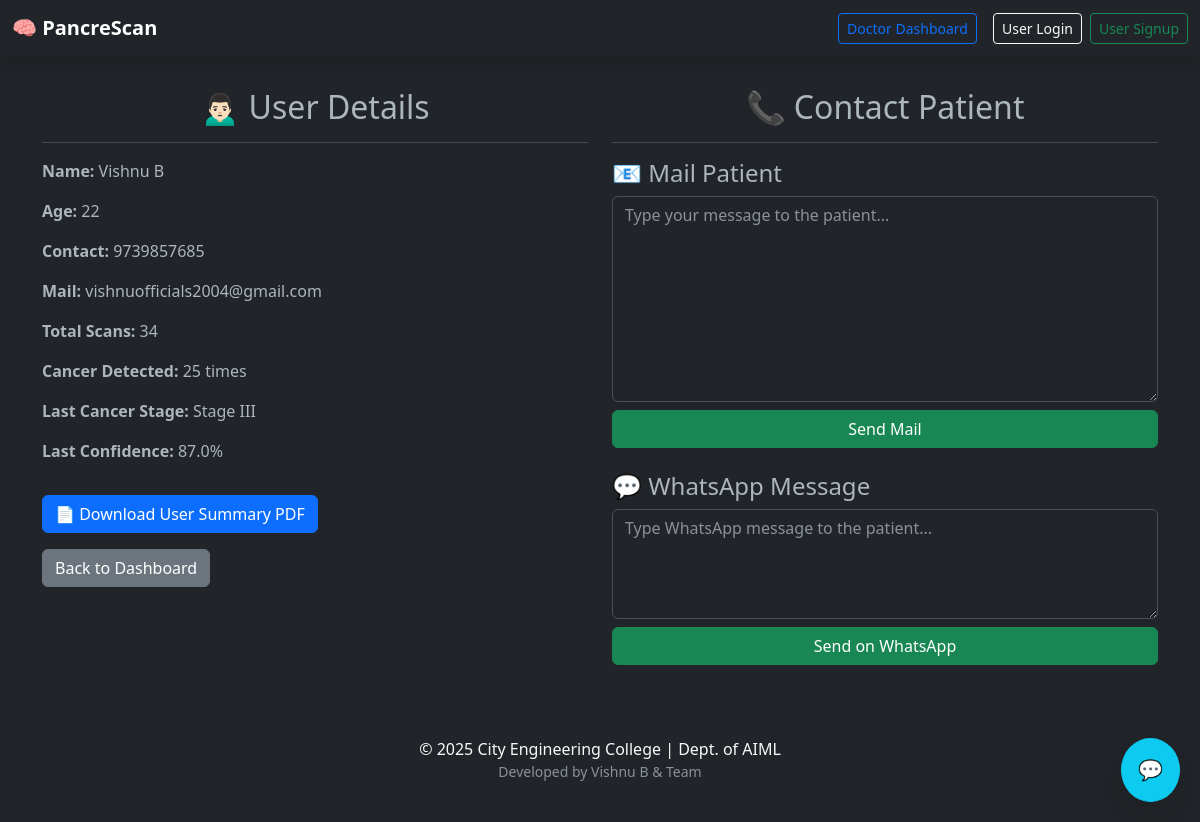
The app's page /doctor/user/1 (signed in) with its own data.
### app.py (models this page shows)
class User(db.Model):
    id = db.Column(db.Integer, primary_key=True)
    name = db.Column(db.String(100), nullable=False)
    email = db.Column(db.String(100), unique=True, nullable=False)
    password = db.Column(db.String(200), nullable=False)
    gender = db.Column(db.String(20), nullable=False)
    age = db.Column(db.Integer, nullable=False)
    contact = db.Column(db.String(15), nullable=False)
    scans = db.relationship('ScanHistory', backref='user', lazy=True , cascade="all, delete-orphan")

class ScanHistory(db.Model):
    id = db.Column(db.Integer, primary_key=True)
    user_id = db.Column(db.Integer, db.ForeignKey('user.id'), nullable=False)
    cancer_type = db.Column(db.String(100))
    cancer_stage = db.Column(db.String(50))
    cancer_detected = db.Column(db.Boolean, nullable=False)
    confidence = db.Column(db.Float, nullable=False)
    date = db.Column(db.DateTime, default=datetime.utcnow)

### app.py (the view)
@app.route('/doctor/user/<int:user_id>')
def doctor_view_user(user_id):
    if 'doctor_id' not in session:
        flash("⚠️ Please log in as doctor.", "warning")
        return redirect(url_for('doctor_login'))
    doctor = Doctor.query.get(session["doctor_id"])
    user = User.query.get(user_id)
    if not user:
        flash("User not found.", "danger")
        return redirect(url_for('doctor_dashboard'))
    scans = ScanHistory.query.filter_by(user_id=user_id).order_by(ScanHistory.date.desc()).all()
    total_scans = len(scans)
    cancer_detected = sum(1 for s in scans if s.cancer_detected)
    last_scan = scans[0] if scans else None
    return render_template(
        "doctor_view_user.html",
        user=user,
        doctor=doctor,
        total_scans=total_scans,
        cancer_detected=cancer_detected,
        last_scan=last_scan
    )

### app.py (called while the page is built)
@app.context_processor
def inject_user():
    return dict(user_id=session.get('user_id'), user_name=session.get('user_name'))

@app.context_processor
def inject_helpers():
    return dict(to_ist=to_ist)

### templates/doctor_view_user.html (shortened to what this page needs)
{% extends "layout.html" %}
{% block content %}
<div class="container mt-4">
    <div class="row">
        <div class="col-md-6">
            <h2 class="text-center mt-2 mb-3">🙍🏻‍♂️ User Details </h2>
            <hr>
            <p><strong>Name:</strong> {{ user.name }}</p>
            <p><strong>Age:</strong> {{ user.age }}</p>
            <p><strong>Contact:</strong> {{ user.contact }}</p>
            <p><strong>Mail:</strong> {{ user.email }}</p>
            <p><strong>Total Scans:</strong> {{ total_scans }}</p>
            <p><strong>Cancer Detected:</strong> {{ cancer_detected }} times</p>
            {% if last_scan %}
                <p><strong>Last Cancer Stage:</strong> {{ last_scan.cancer_stage }}</p>
                <p><strong>Last Confidence:</strong> {{ last_scan.confidence * 100 | round(2) }}%</p>
            {% else %}
                <p>No scans available for this user.</p>
            {% endif %}
            <form action="/doctor/user/{{ user.id }}/download_summary" method="POST">
                <button class="btn btn-primary mt-3">📄 Download User Summary PDF</button>
            </form>
            <a href="/doctor_dashboard" class="btn btn-secondary mt-3">Back to Dashboard</a>
        </div>
        <div class="col-md-6">
            <h2 class="text-center mt-2 mb-3">📞 Contact Patient</h2>
            <hr>
            <h4 class="mb-2">📧 Mail Patient</h4>
            <form action="/doctor/mail_patient/{{ user.id }}" method="POST">
                <textarea name="message"
                          class="form-control"
                          rows="8"
                          required
                          placeholder="Type your message to the patient..."></textarea>
                <button class="btn btn-success mt-2 w-100">Send Mail</button>
            </form>
            <h4 class="mt-4 mb-2">💬 WhatsApp Message</h4>
            <form method="GET" action="" onsubmit="sendWhatsAppMessage(event)">
                <textarea id="whatsappMessage"
                        class="form-control"
                        rows="4"
                        required
                        placeholder="Type WhatsApp message to the patient..."></textarea>
                <button class="btn btn-success mt-2 w-100">Send on WhatsApp</button>
            </form>
        </div>
    </div>
</div>
{% endblock %}

### records on screen
User: name "Vishnu B", age "22", contact "9739857685", email "vishnuofficials2004@gmail.com"
ScanHistory: cancer_stage "Stage III", last_scan.confidence*100|round(2) "87.0"

### other values on screen
{{ total_scans }} "34"
{{ cancer_detected }} "25"
